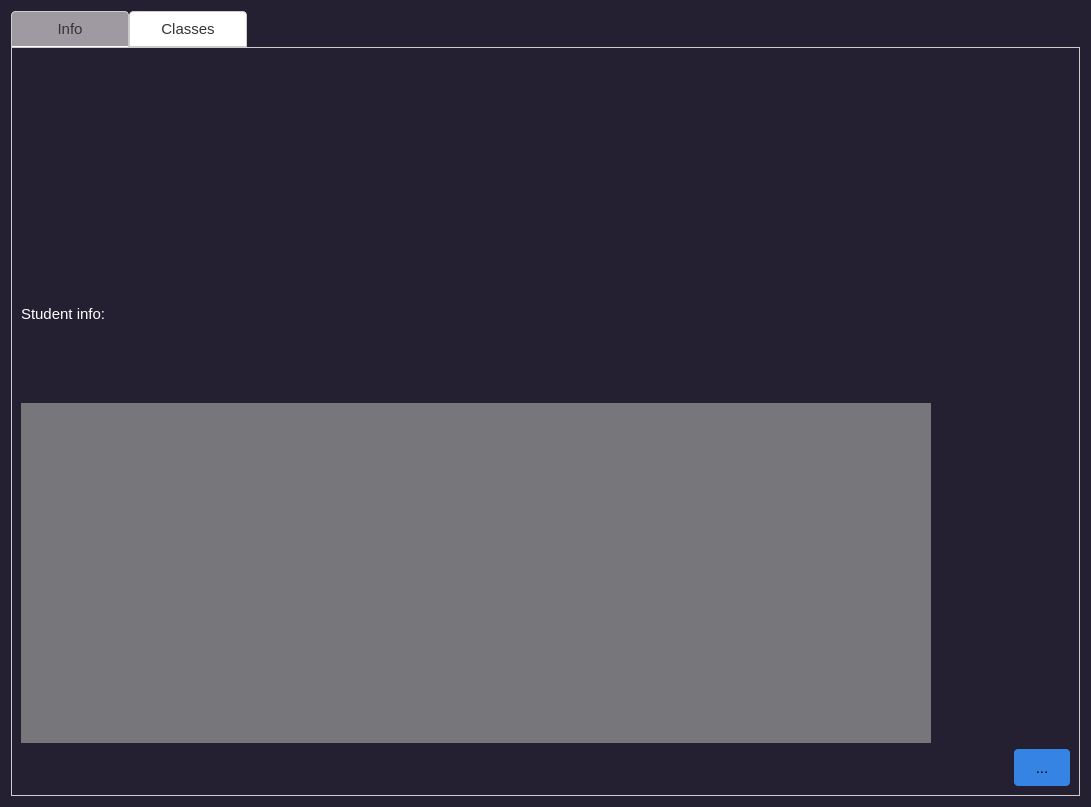
<?xml version="1.0" encoding="UTF-8"?>
<ui version="4.0">
 <class>StudentCard</class>
 <widget class="QWidget" name="StudentCard">
  <property name="geometry">
   <rect>
    <x>0</x>
    <y>0</y>
    <width>1091</width>
    <height>807</height>
   </rect>
  </property>
  <property name="windowTitle">
   <string>Form</string>
  </property>
  <property name="styleSheet">
   <string notr="true">QWidget{
	background-color:rgb(36, 31, 49);
color:rgb(255, 255, 255);
font-size:15px
}
            QPushButton {
                background-color: rgb(61, 56, 70);
                color:rgb(255, 255, 255);
                border: none;
                padding: 8px 16px;
                border-radius: 4px;
					font-size:20px
            }
            QPushButton:hover {
                background-color:rgb(192, 191, 188);
					color:black;
            }
QPushButton:disabled {
    background-color: rgb(222, 221, 218); /* Change the disabled color as desired */
}
QToolButton:pressed {
    background-color: rgb(153, 193, 241);  /* Change the pressed color as desired */
}
            QToolButton {
                background-color: rgb(53, 132, 228);
                color:black;
                border: none;
                padding: 8px 16px;
                border-radius: 4px;
            }
            QToolButton:hover {
                background-color:rgb(246, 245, 244);
					color:black;
            }
QToolButton:disabled {
    background-color: rgb(222, 221, 218); /* Change the disabled color as desired */
}
QPushButton:pressed {
    background-color: rgb(153, 193, 241);  /* Change the pressed color as desired */
}

QTableView {
    background-color: transparent; /* Make the background transparent */
    border: 1px solid #CCCCCC; /* Add a subtle border */
    border-radius: 10px; /* Round the corners */
    gridline-color: transparent; /* Make grid lines transparent */
    selection-background-color: #007ACC; /* Selection background color */
    selection-color: #FFFFFF; /* Selection text color */
    alternate-background-color: #F0F0F0; /* Alternate row background color */
    box-shadow: 0px 2px 8px rgba(0, 0, 0, 0.2); /* Add shadow */
}

QHeaderView::section {
	  font-weight: bold;
	background-color: rgb(36, 31, 49);
    color: rgb(255, 255, 255); /* Header text color */
    padding: 6px; /* Add padding to header sections */
    border: none; /* Remove border */
    border-radius: 5px; /* Round the header corners */
}

QTableView::item {
    padding: 8px; /* Add padding to table items */
}



QScrollBar:vertical {
    border: none; /* Remove vertical scroll bar border */
    background: #F0F0F0; /* Scroll bar background color */
    width: 10px; /* Scroll bar width */
}

QScrollBar::handle:vertical {
    background: #007ACC; /* Scroll bar handle color */
    min-height: 20px; /* Scroll bar handle minimum height */
}

QScrollBar::add-line:vertical,
QScrollBar::sub-line:vertical,
QScrollBar::add-page:vertical,
QScrollBar::sub-page:vertical {
    background: none; /* Remove scroll bar buttons background */
}

</string>
  </property>
  <layout class="QGridLayout" name="gridLayout">
   <item row="0" column="0">
    <widget class="QTabWidget" name="tabs">
     <property name="styleSheet">
      <string notr="true">QTabBar::tab:hover {
	background-color:  rgb(68, 132, 233);
	color:rgb(0, 0, 0)
}
            QTabWidget::pane {
                border: 1px solid #ccc;
                background-color: white;
            }
            QTabWidget::tab-bar {
                alignment: center;
            }
            QTabBar::tab {
                background: rgb(255, 255, 255);
                color: #333;
                border: 1px solid #ccc;
                border-top-left-radius: 4px;
                border-top-right-radius: 4px;
                padding: 8px;
                min-width: 100px;
            }
            QTabBar::tab:selected {
                background:rgba(238, 233, 233, 155);
                border-bottom-color: white;
            }
</string>
     </property>
     <property name="currentIndex">
      <number>0</number>
     </property>
     <widget class="QWidget" name="info">
      <attribute name="title">
       <string>Info</string>
      </attribute>
      <layout class="QGridLayout" name="gridLayout_8">
       <item row="1" column="0">
        <widget class="QLabel" name="label">
         <property name="text">
          <string>Student info:</string>
         </property>
        </widget>
       </item>
       <item row="2" column="0" rowspan="2">
        <widget class="QWidget" name="widget" native="true">
         <property name="styleSheet">
          <string notr="true">background-color:rgb(119, 118, 123)</string>
         </property>
         <layout class="QGridLayout" name="gridLayout_4">
          <item row="0" column="1">
           <layout class="QVBoxLayout" name="info_layout"/>
          </item>
          <item row="0" column="0">
           <layout class="QVBoxLayout" name="labels_layout"/>
          </item>
         </layout>
        </widget>
       </item>
       <item row="4" column="0">
        <spacer name="horizontalSpacer">
         <property name="orientation">
          <enum>Qt::Horizontal</enum>
         </property>
         <property name="sizeHint" stdset="0">
          <size>
           <width>40</width>
           <height>20</height>
          </size>
         </property>
        </spacer>
       </item>
       <item row="4" column="3">
        <widget class="QToolButton" name="view_button">
         <property name="text">
          <string>...</string>
         </property>
         <property name="icon">
          <iconset>
           <normaloff>../../icons/QR.png</normaloff>../../icons/QR.png</iconset>
         </property>
         <property name="iconSize">
          <size>
           <width>30</width>
           <height>30</height>
          </size>
         </property>
        </widget>
       </item>
       <item row="4" column="1">
        <widget class="QLabel" name="label_3">
         <property name="styleSheet">
          <string notr="true">color: rgb(36, 31, 49);</string>
         </property>
         <property name="text">
          <string>TextLabel</string>
         </property>
        </widget>
       </item>
       <item row="0" column="1" colspan="3">
        <widget class="QLabel" name="qr_code_label">
         <property name="text">
          <string/>
         </property>
        </widget>
       </item>
      </layout>
     </widget>
     <widget class="QWidget" name="classes_tab">
      <attribute name="title">
       <string>Classes</string>
      </attribute>
      <layout class="QGridLayout" name="gridLayout_2">
       <item row="0" column="0">
        <widget class="QStackedWidget" name="info_stacked_widget">
         <property name="styleSheet">
          <string notr="true"/>
         </property>
         <property name="currentIndex">
          <number>1</number>
         </property>
         <widget class="QWidget" name="info_widget">
          <layout class="QGridLayout" name="gridLayout_3">
           <item row="0" column="0">
            <widget class="QToolButton" name="delete_class_button">
             <property name="enabled">
              <bool>false</bool>
             </property>
             <property name="styleSheet">
              <string notr="true">            QToolButton{
                background-color: rgb(237, 51, 59)
            }
            QToolButton:hover {
                background-color: rgb(246, 245, 244)
            }
QToolButton:pressed {
    background-color: rgb(246, 97, 81);  /* Change the pressed color as desired */
}
QToolButton:disabled {
    background-color: rgb(222, 221, 218); /* Change the disabled color as desired */
}</string>
             </property>
             <property name="text">
              <string>...</string>
             </property>
             <property name="icon">
              <iconset>
               <normaloff>../../icons/delete_.png</normaloff>../../icons/delete_.png</iconset>
             </property>
             <property name="iconSize">
              <size>
               <width>30</width>
               <height>30</height>
              </size>
             </property>
            </widget>
           </item>
           <item row="1" column="0">
            <widget class="QToolButton" name="class_payement_button">
             <property name="enabled">
              <bool>false</bool>
             </property>
             <property name="text">
              <string>...</string>
             </property>
             <property name="icon">
              <iconset>
               <normaloff>../../icons/payment.png</normaloff>../../icons/payment.png</iconset>
             </property>
             <property name="iconSize">
              <size>
               <width>30</width>
               <height>30</height>
              </size>
             </property>
            </widget>
           </item>
           <item row="2" column="0">
            <widget class="QToolButton" name="add_class_button">
             <property name="text">
              <string>...</string>
             </property>
             <property name="icon">
              <iconset>
               <normaloff>../../icons/add.png</normaloff>../../icons/add.png</iconset>
             </property>
             <property name="iconSize">
              <size>
               <width>30</width>
               <height>30</height>
              </size>
             </property>
            </widget>
           </item>
           <item row="0" column="1" rowspan="6" colspan="2">
            <widget class="QTableView" name="student_class_table">
             <property name="styleSheet">
              <string notr="true">background-color: rgb(255, 255, 255);
color:rgb(11, 11, 11)</string>
             </property>
             <property name="editTriggers">
              <set>QAbstractItemView::NoEditTriggers</set>
             </property>
             <property name="selectionBehavior">
              <enum>QAbstractItemView::SelectRows</enum>
             </property>
             <attribute name="horizontalHeaderDefaultSectionSize">
              <number>270</number>
             </attribute>
            </widget>
           </item>
          </layout>
         </widget>
         <widget class="QWidget" name="add_class_widget">
          <layout class="QGridLayout" name="gridLayout_5">
           <item row="0" column="7">
            <spacer name="horizontalSpacer_2">
             <property name="orientation">
              <enum>Qt::Horizontal</enum>
             </property>
             <property name="sizeHint" stdset="0">
              <size>
               <width>40</width>
               <height>20</height>
              </size>
             </property>
            </spacer>
           </item>
           <item row="8" column="1">
            <widget class="QToolButton" name="cancel_button">
             <property name="styleSheet">
              <string notr="true">            QToolButton {
                background-color: rgb(61, 56, 70);
                color: black;
                border: none;
                padding: 8px 16px;
                border-radius: 4px;
            }
            QToolButton:hover {
                background-color: rgb(222, 221, 218);
            }
QToolButton:disabled {
    background-color: rgb(222, 221, 218); /* Change the disabled color as desired */
}
QToolButton:pressed {
    background-color: rgb(153, 193, 241);  /* Change the pressed color as desired */
}</string>
             </property>
             <property name="text">
              <string>...</string>
             </property>
             <property name="icon">
              <iconset>
               <normaloff>../../icons/cancel.png</normaloff>../../icons/cancel.png</iconset>
             </property>
             <property name="iconSize">
              <size>
               <width>30</width>
               <height>30</height>
              </size>
             </property>
            </widget>
           </item>
           <item row="8" column="0">
            <widget class="QToolButton" name="ok_button">
             <property name="enabled">
              <bool>false</bool>
             </property>
             <property name="styleSheet">
              <string notr="true">            QToolButton {
                background-color: rgb(61, 56, 70);
                color: black;
                border: none;
                padding: 8px 16px;
                border-radius: 4px;
            }
            QToolButton:hover {
                background-color: rgb(222, 221, 218);
            }
QToolButton:disabled {
    background-color: rgb(222, 221, 218); /* Change the disabled color as desired */
}
QToolButton:pressed {
    background-color: rgb(153, 193, 241);  /* Change the pressed color as desired */
}</string>
             </property>
             <property name="text">
              <string>...</string>
             </property>
             <property name="icon">
              <iconset>
               <normaloff>../../icons/ok.png</normaloff>../../icons/ok.png</iconset>
             </property>
             <property name="iconSize">
              <size>
               <width>30</width>
               <height>30</height>
              </size>
             </property>
            </widget>
           </item>
           <item row="0" column="3">
            <widget class="QToolButton" name="search_button">
             <property name="text">
              <string>...</string>
             </property>
             <property name="icon">
              <iconset>
               <normaloff>../../icons/search.png</normaloff>../../icons/search.png</iconset>
             </property>
             <property name="iconSize">
              <size>
               <width>30</width>
               <height>30</height>
              </size>
             </property>
            </widget>
           </item>
           <item row="0" column="1">
            <widget class="QLineEdit" name="search_input">
             <property name="styleSheet">
              <string notr="true">background-color: rgb(255, 255, 255);
color: rgb(0, 0, 0);</string>
             </property>
            </widget>
           </item>
           <item row="2" column="0" rowspan="5" colspan="11">
            <widget class="QTableView" name="classes_table">
             <property name="styleSheet">
              <string notr="true">background-color: rgb(255, 255, 255);
color: rgb(0, 0, 0);</string>
             </property>
             <property name="selectionBehavior">
              <enum>QAbstractItemView::SelectRows</enum>
             </property>
             <attribute name="horizontalHeaderDefaultSectionSize">
              <number>270</number>
             </attribute>
            </widget>
           </item>
          </layout>
         </widget>
         <widget class="QWidget" name="class_payement_widget">
          <layout class="QGridLayout" name="gridLayout_6">
           <item row="0" column="2" rowspan="3">
            <widget class="QTableView" name="class_payement_tableview">
             <property name="styleSheet">
              <string notr="true"/>
             </property>
             <property name="editTriggers">
              <set>QAbstractItemView::NoEditTriggers</set>
             </property>
             <property name="selectionBehavior">
              <enum>QAbstractItemView::SelectRows</enum>
             </property>
            </widget>
           </item>
           <item row="3" column="1">
            <widget class="QToolButton" name="return_button">
             <property name="text">
              <string>...</string>
             </property>
             <property name="icon">
              <iconset>
               <normaloff>../../icons/return.png</normaloff>../../icons/return.png</iconset>
             </property>
             <property name="iconSize">
              <size>
               <width>30</width>
               <height>30</height>
              </size>
             </property>
            </widget>
           </item>
           <item row="2" column="1">
            <widget class="QStackedWidget" name="payement_stackedWidget">
             <property name="currentIndex">
              <number>0</number>
             </property>
             <widget class="QWidget" name="page">
              <layout class="QGridLayout" name="gridLayout_9">
               <item row="0" column="0">
                <widget class="QToolButton" name="update_payement_button">
                 <property name="text">
                  <string>...</string>
                 </property>
                 <property name="icon">
                  <iconset>
                   <normaloff>../../icons/records.png</normaloff>../../icons/records.png</iconset>
                 </property>
                 <property name="iconSize">
                  <size>
                   <width>30</width>
                   <height>30</height>
                  </size>
                 </property>
                </widget>
               </item>
              </layout>
             </widget>
             <widget class="QWidget" name="page_2">
              <layout class="QGridLayout" name="gridLayout_7">
               <item row="1" column="1" colspan="5">
                <widget class="QRadioButton" name="by_session">
                 <property name="styleSheet">
                  <string notr="true"/>
                 </property>
                 <property name="text">
                  <string>by session</string>
                 </property>
                </widget>
               </item>
               <item row="0" column="1" colspan="5">
                <widget class="QLineEdit" name="value_input">
                 <property name="styleSheet">
                  <string notr="true">color: rgb(0, 0, 0);
background-color: rgb(255, 255, 255);</string>
                 </property>
                </widget>
               </item>
               <item row="2" column="1" colspan="5">
                <widget class="QRadioButton" name="by_month">
                 <property name="styleSheet">
                  <string notr="true"/>
                 </property>
                 <property name="text">
                  <string>by month</string>
                 </property>
                 <property name="checked">
                  <bool>true</bool>
                 </property>
                </widget>
               </item>
               <item row="6" column="1">
                <widget class="QCheckBox" name="generate_bill_checkbox">
                 <property name="text">
                  <string>generate bill</string>
                 </property>
                 <property name="checked">
                  <bool>true</bool>
                 </property>
                </widget>
               </item>
               <item row="5" column="3">
                <widget class="QToolButton" name="cancelupdate_button">
                 <property name="styleSheet">
                  <string notr="true">            QToolButton{
                background-color: rgb(237, 51, 59)
            }
            QToolButton:hover {
                background-color: rgb(246, 245, 244)
            }
QToolButton:pressed {
    background-color: rgb(246, 97, 81);  /* Change the pressed color as desired */
}
QToolButton:disabled {
    background-color: rgb(222, 221, 218); /* Change the disabled color as desired */
}</string>
                 </property>
                 <property name="text">
                  <string>...</string>
                 </property>
                 <property name="icon">
                  <iconset>
                   <normaloff>../../icons/cancel.png</normaloff>../../icons/cancel.png</iconset>
                 </property>
                 <property name="iconSize">
                  <size>
                   <width>30</width>
                   <height>30</height>
                  </size>
                 </property>
                </widget>
               </item>
               <item row="5" column="2">
                <widget class="QToolButton" name="update_button">
                 <property name="enabled">
                  <bool>false</bool>
                 </property>
                 <property name="text">
                  <string>...</string>
                 </property>
                 <property name="icon">
                  <iconset>
                   <normaloff>../../icons/ok.png</normaloff>../../icons/ok.png</iconset>
                 </property>
                 <property name="iconSize">
                  <size>
                   <width>30</width>
                   <height>30</height>
                  </size>
                 </property>
                </widget>
               </item>
              </layout>
             </widget>
            </widget>
           </item>
          </layout>
         </widget>
        </widget>
       </item>
      </layout>
     </widget>
    </widget>
   </item>
  </layout>
 </widget>
 <resources/>
 <connections/>
</ui>
